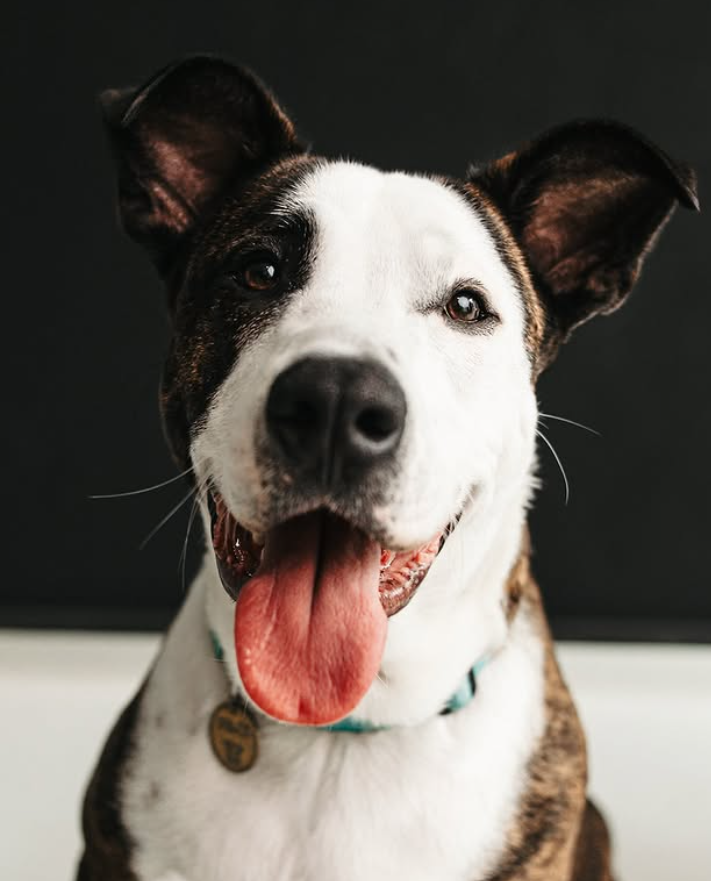
#> input picture assets/originais/fotos_emili_luizi/cachorro_closeup.png, 711 x 881 px; its folder holds 8 pictures in this run
$ python build_imagens.py
#> lines starting #> are read from the running program, lines starting #| are printed output that depends on the picture
# -*- coding: utf-8 -*-
"""
Pipeline de imagem para o site da Emili Luizi (fotografa pet).
Todas as fotos sao reais, do portfolio dela -- so redimensiona, ajusta nitidez
e corta pro aspecto certo de cada uso (hero, card, sobre, galeria).
"""
import os
from PIL import Image, ImageFilter, ImageEnhance, ImageOps

RAIZ = os.path.dirname(os.path.dirname(os.path.abspath(__file__)))
ORIGEM = os.path.join(RAIZ, "assets", "originais", "fotos_emili_luizi")
SAIDA = os.path.join(RAIZ, "assets", "img")
os.makedirs(SAIDA, exist_ok=True)


def afiar(im, fator_upscale):
    if fator_upscale > 1.15:
        im = im.filter(ImageFilter.GaussianBlur(0.4))
    raio = max(1.0, 1.4 * fator_upscale)
    return im.filter(ImageFilter.UnsharpMask(radius=raio, percent=125, threshold=2))


def preparar(nome_origem, saida, largura, altura, foco=(0.5, 0.32), qualidade=88):
#> called with nome_origem = 'cachorro_closeup.png', saida = 'hero-esquerda', largura = 1100, altura = 1750, foco = (0.55, 0.28), qualidade = 88
    im = Image.open(os.path.join(ORIGEM, nome_origem)).convert("RGB")
    fator = max(largura / im.width, altura / im.height)
#> fator = 1.99
    recorte = ImageOps.fit(im, (largura, altura), method=Image.LANCZOS, centering=foco)
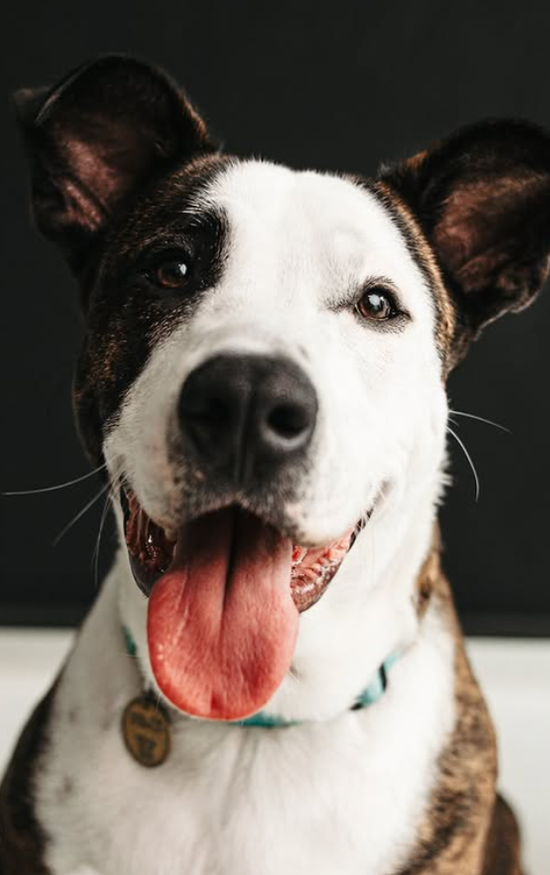
#> recorte: PIL image 1100x1750 RGB (shown at 1/2 size); mean R, G, B 112.5, 104, 96.9
    recorte = ImageEnhance.Contrast(recorte).enhance(1.03)
    recorte = ImageEnhance.Color(recorte).enhance(1.04)
    recorte = afiar(recorte, fator)
    recorte.save(os.path.join(SAIDA, f"{saida}.jpg"), "JPEG", quality=qualidade, subsampling=0)
    recorte.save(os.path.join(SAIDA, f"{saida}.webp"), "WEBP", quality=qualidade - 2)
    print(f"{saida}: {recorte.size} (fator {fator:.2f}) ok")
#| hero-esquerda: (1100, 1750) (fator 1.99) ok


if __name__ == "__main__":
    # ---- HERO (split, duas imagens) ----
    preparar("cachorro_closeup.png", "hero-esquerda", 1100, 1750, foco=(0.55, 0.28))
    preparar("mulher_correndo_cachorro.png", "hero-direita", 1100, 1750, foco=(0.5, 0.35))
#> call 2 of preparar, with nome_origem = 'mulher_correndo_cachorro.png', saida = 'hero-direita', largura = 1100, altura = 1750, foco = (0.5, 0.35), qualidade = 88
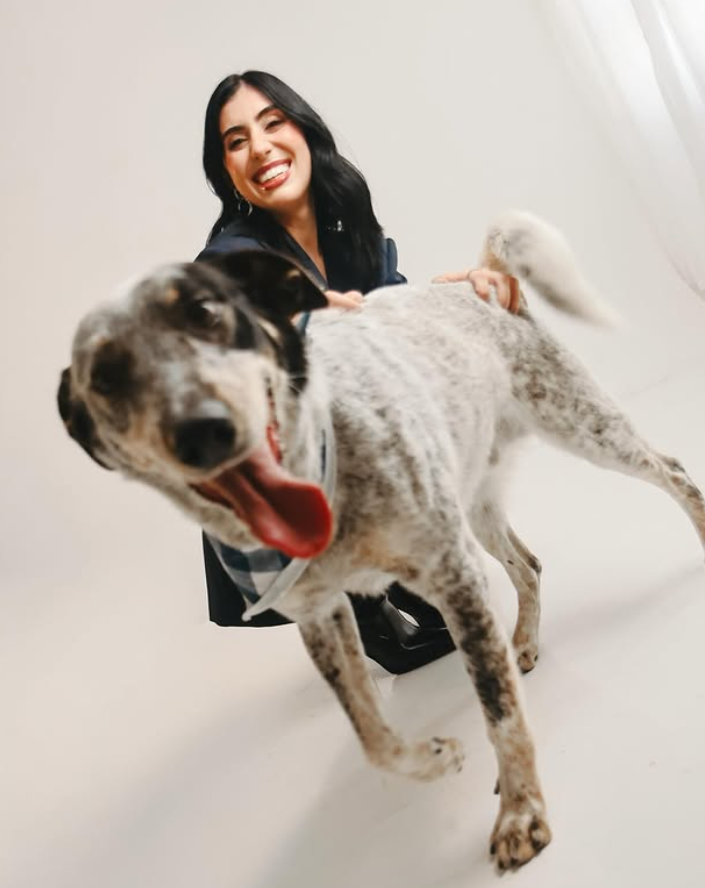
#> input picture assets/originais/fotos_emili_luizi/mulher_correndo_cachorro.png, 705 x 888 px
#> in preparar (call 2), `recorte = ImageOps.fit(im, (largura, altura), method=Image.LANCZOS, ce..`:
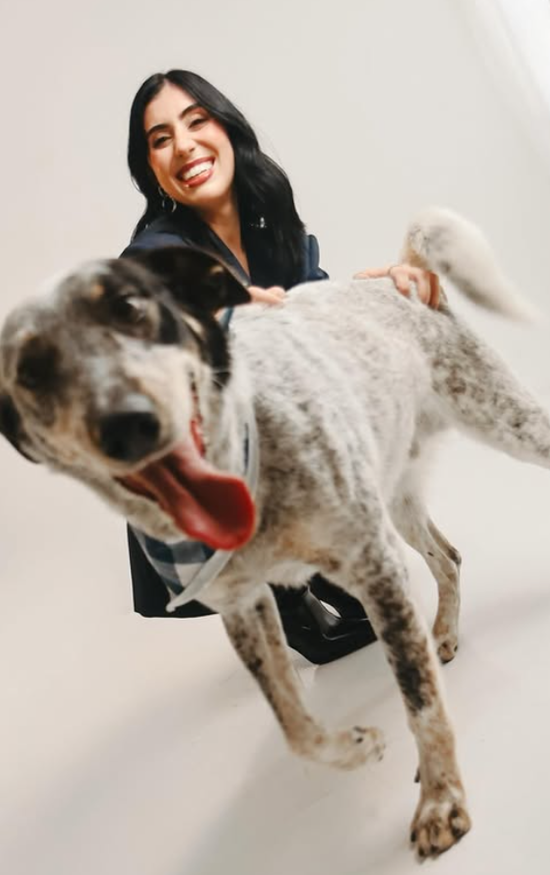
#> recorte: PIL image 1100x1750 RGB (shown at 1/2 size); mean R, G, B 183.9, 173.8, 164.1
#| hero-direita: (1100, 1750) (fator 1.97) ok

    # ---- SOBRE ----
    preparar("portrait_com_cachorro.png", "sobre-principal", 900, 1050, foco=(0.5, 0.25))
#> call 3 of preparar, with nome_origem = 'portrait_com_cachorro.png', saida = 'sobre-principal', largura = 900, altura = 1050, foco = (0.5, 0.25), qualidade = 88
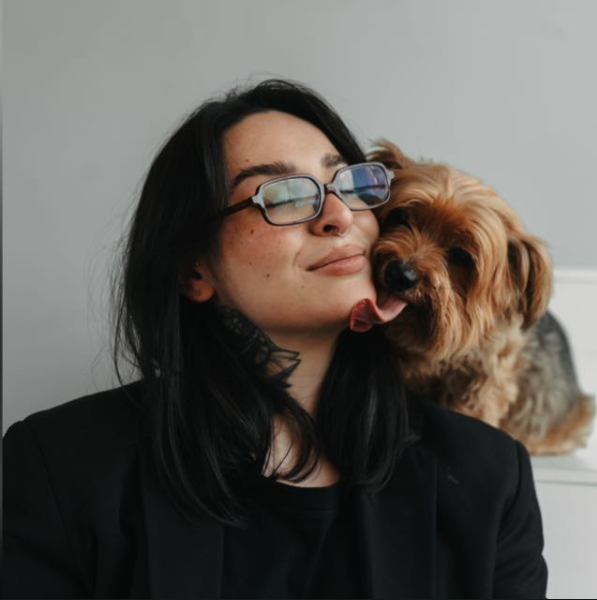
#> input picture assets/originais/fotos_emili_luizi/portrait_com_cachorro.png, 597 x 600 px
#> in preparar (call 3), `recorte = ImageOps.fit(im, (largura, altura), method=Image.LANCZOS, ce..`:
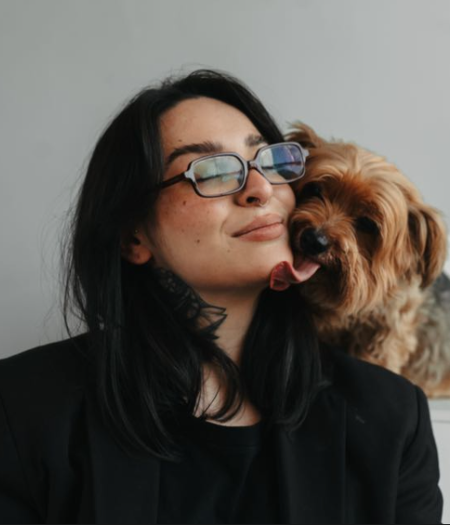
#> recorte: PIL image 900x1050 RGB (shown at 1/2 size); mean R, G, B 89.3, 83.9, 78.1
#| sobre-principal: (900, 1050) (fator 1.75) ok
    preparar("portrait_colagem_janela.png", "sobre-colagem", 900, 1150, foco=(0.5, 0.4))
#> call 4 of preparar, with nome_origem = 'portrait_colagem_janela.png', saida = 'sobre-colagem', largura = 900, altura = 1150, foco = (0.5, 0.4), qualidade = 88
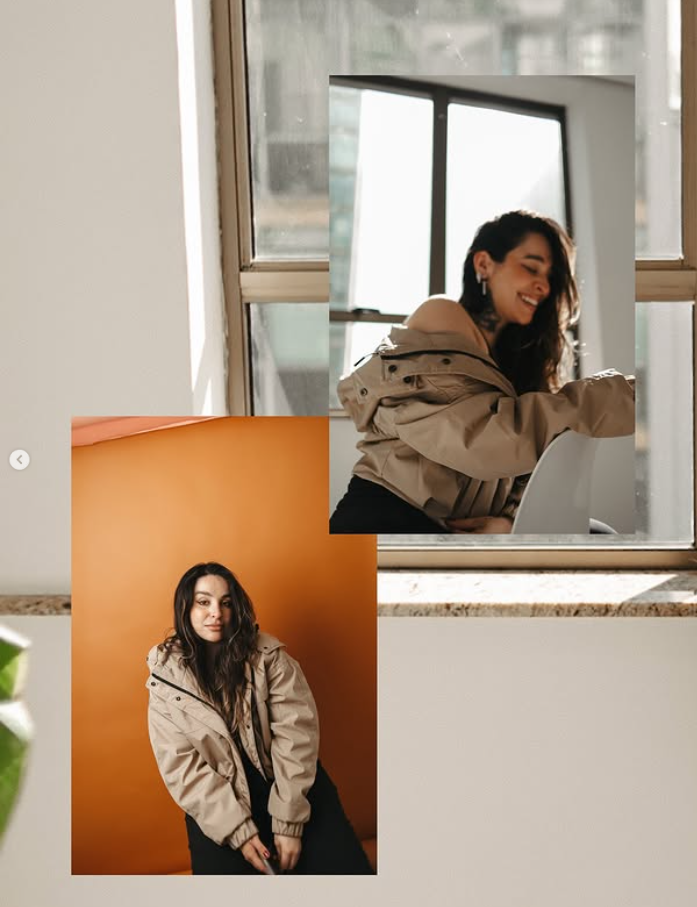
#> input picture assets/originais/fotos_emili_luizi/portrait_colagem_janela.png, 697 x 907 px
#> in preparar (call 4), `recorte = ImageOps.fit(im, (largura, altura), method=Image.LANCZOS, ce..`:
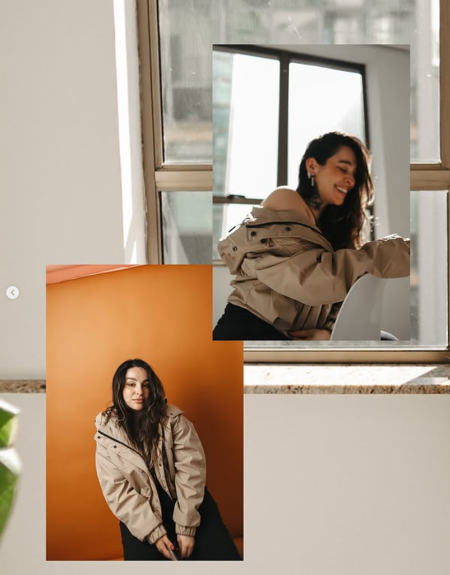
#> recorte: PIL image 900x1150 RGB (shown at 1/2 size); mean R, G, B 175.2, 155.7, 136.8
#| sobre-colagem: (900, 1150) (fator 1.29) ok
#> (the run stopped early here; a loop or call above may not have finished)
